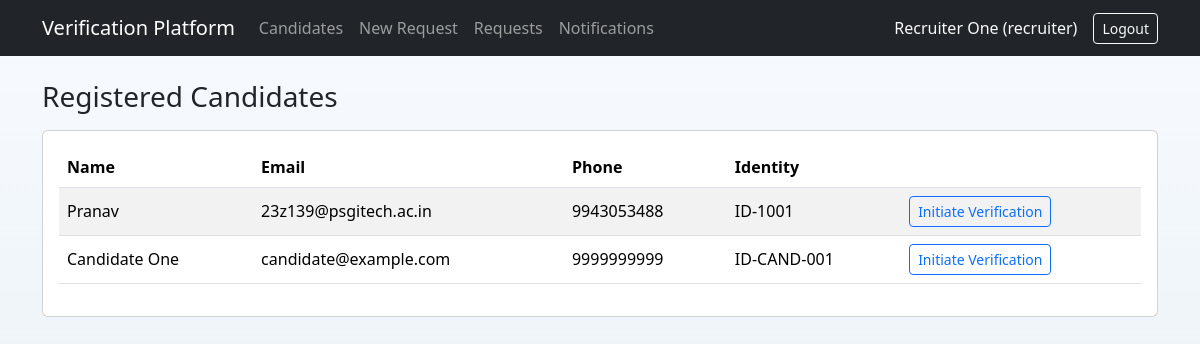
Page /recruiter/candidates (signed in) on the committed database.
### app/models.py (models this page shows, shortened)
class User(UserMixin, db.Model):
    __tablename__ = "users"
    id = db.Column(db.Integer, primary_key=True)
    username = db.Column(db.String(80), unique=True, nullable=False)
    password_hash = db.Column(db.String(255), nullable=False)
    full_name = db.Column(db.String(120), nullable=False)
    email = db.Column(db.String(120), unique=True, nullable=False)
    role = db.Column(db.Enum(Role), nullable=False, default=Role.CANDIDATE)
    is_active_user = db.Column(db.Boolean, nullable=False, default=True)
    created_at = db.Column(db.DateTime, default=utcnow_naive, nullable=False)
    candidate_profile = db.relationship(
        "CandidateProfile", back_populates="user", uselist=False
    )
    created_requests = db.relationship(
        "VerificationRequest",
        back_populates="recruiter",
        foreign_keys="VerificationRequest.created_by_recruiter_id",
    )
    assigned_requests = db.relationship(
        "VerificationRequest",
        back_populates="assigned_verifier",
        foreign_keys="VerificationRequest.assigned_verifier_id",
    )
    uploaded_documents = db.relationship(
        "Document", back_populates="uploaded_by", foreign_keys="Document.uploaded_by_user_id"
    )
    notifications = db.relationship("Notification", back_populates="user")
    @property
    def is_active(self) -> bool:  # Flask-Login integration
        return self.is_active_user

class CandidateProfile(db.Model):
    __tablename__ = "candidate_profiles"
    id = db.Column(db.Integer, primary_key=True)
    user_id = db.Column(db.Integer, db.ForeignKey("users.id"), unique=True, nullable=False)
    phone = db.Column(db.String(20), nullable=True)
    date_of_birth = db.Column(db.String(20), nullable=True)
    identity_number = db.Column(db.String(80), nullable=True)
    address = db.Column(db.Text, nullable=True)
    education_details = db.Column(db.Text, nullable=True)
    employment_details = db.Column(db.Text, nullable=True)
    created_at = db.Column(db.DateTime, default=utcnow_naive, nullable=False)
    updated_at = db.Column(
        db.DateTime, default=utcnow_naive, onupdate=utcnow_naive, nullable=False
    )
    user = db.relationship("User", back_populates="candidate_profile")
    documents = db.relationship(
        "Document", back_populates="candidate_profile", cascade="all, delete-orphan"
    )
    verification_requests = db.relationship(
        "VerificationRequest",
        back_populates="candidate_profile",
        cascade="all, delete-orphan",
    )

### app/routes.py (the view)
@recruiter_bp.get("/candidates", endpoint="candidate_list")
@role_required(Role.RECRUITER)
def recruiter_candidate_list():
    candidates = CandidateProfile.query.order_by(CandidateProfile.created_at.desc()).all()
    return render_template("recruiter/candidates.html", candidates=candidates)

### app/utils.py (called while the page is built)
def role_required(*roles: Role):
    def decorator(view_func):
        @wraps(view_func)
        @login_required
        def wrapped(*args, **kwargs):
            if current_user.role not in roles:
                abort(403)
            return view_func(*args, **kwargs)
        return wrapped
    return decorator

### app/templates/recruiter/candidates.html (shortened to what this page needs)
{% extends "base.html" %}
{% block content %}
<h1 class="h3 mb-3">Registered Candidates</h1>
<div class="card">
  <div class="card-body">
    <div class="table-responsive">
      <table class="table table-striped align-middle">
        <thead><tr><th>Name</th><th>Email</th><th>Phone</th><th>Identity</th><th></th></tr></thead>
        <tbody>
          {% for candidate in candidates %}
          <tr>
            <td>{{ candidate.user.full_name }}</td>
            <td>{{ candidate.user.email }}</td>
            <td>{{ candidate.phone or '-' }}</td>
            <td>{{ candidate.identity_number or '-' }}</td>
            <td><a class="btn btn-sm btn-outline-primary" href="{{ url_for('recruiter.request_new') }}">Initiate Verification</a></td>
          </tr>
          {% else %}
          <tr><td colspan="5" class="text-muted">No candidates available.</td></tr>
          {% endfor %}
        </tbody>
      </table>
    </div>
  </div>
</div>
{% endblock %}

### app/templates/base.html (shortened to what this page needs)
<!doctype html>
<html lang="en">
  <head>
    <link href="https://cdn.jsdelivr.net/npm/bootstrap@5.3.3/dist/css/bootstrap.min.css" rel="stylesheet">
    <link href="{{ url_for('static', filename='css/style.css') }}" rel="stylesheet">
  </head>
  <body>
    <nav class="navbar navbar-expand-lg navbar-dark bg-dark mb-4">
      <div class="container">
        <a class="navbar-brand" href="{{ url_for('main.index') }}">Verification Platform</a>
        <div class="collapse navbar-collapse" id="mainNav">
          <ul class="navbar-nav me-auto mb-2 mb-lg-0">
            {% if current_user.is_authenticated %}
              {% if current_user.role.value == 'admin' %}
                <li class="nav-item"><a class="nav-link" href="{{ url_for('admin.dashboard') }}">Dashboard</a></li>
                <li class="nav-item"><a class="nav-link" href="{{ url_for('admin.user_list') }}">Users</a></li>
                <li class="nav-item"><a class="nav-link" href="{{ url_for('admin.request_monitor') }}">Requests</a></li>
              {% elif current_user.role.value == 'recruiter' %}
                <li class="nav-item"><a class="nav-link" href="{{ url_for('recruiter.candidate_list') }}">Candidates</a></li>
                <li class="nav-item"><a class="nav-link" href="{{ url_for('recruiter.request_new') }}">New Request</a></li>
                <li class="nav-item"><a class="nav-link" href="{{ url_for('recruiter.request_list') }}">Requests</a></li>
              {% elif current_user.role.value == 'verifier' %}
                <li class="nav-item"><a class="nav-link" href="{{ url_for('verifier.task_list') }}">My Tasks</a></li>
              {% endif %}
              <li class="nav-item"><a class="nav-link" href="{{ url_for('main.notifications') }}">Notifications </a></li>
            {% endif %}
          </ul>
          <ul class="navbar-nav ms-auto">
            {% if current_user.is_authenticated %}
              <li class="nav-item text-light d-flex align-items-center me-3">
                {{ current_user.full_name }} ({{ current_user.role.value }})
              </li>
              <li class="nav-item">
                <form action="{{ url_for('auth.logout') }}" method="post" class="m-0">
                  <button class="btn btn-outline-light btn-sm" type="submit">Logout</button>
                </form>
              </li>
            {% else %}
              <li class="nav-item"><a class="nav-link" href="{{ url_for('auth.login') }}">Login</a></li>
              <li class="nav-item"><a class="nav-link" href="{{ url_for('auth.register_candidate') }}">Register</a></li>
            {% endif %}
          </ul>
        </div>
      </div>
    </nav>
    <main class="container mb-5">
      {% block content %}{% endblock %}
    </main>
  </body>
</html>

### app/static/css/style.css (style rules this page uses)
body { background: linear-gradient(180deg, #f8fbff 0%, #eef4f8 100%); }

### rows in the picture
User: full_name "Recruiter One", role.value "recruiter"
CandidateProfile: user.full_name "Pranav", user.email "23z139@psgitech.ac.in", phone "9943053488", identity_number "ID-1001"
CandidateProfile: user.full_name "Candidate One", user.email "candidate@example.com", phone "9999999999", identity_number "ID-CAND-001"
